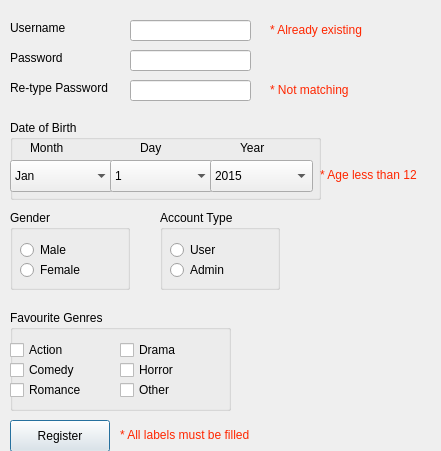
<?xml version="1.0" encoding="UTF-8"?>
<ui version="4.0">
 <class>RegisterWindow</class>
 <widget class="QDialog" name="RegisterWindow">
  <property name="geometry">
   <rect>
    <x>0</x>
    <y>0</y>
    <width>441</width>
    <height>451</height>
   </rect>
  </property>
  <property name="windowTitle">
   <string>RegisterWindow</string>
  </property>
  <widget class="QLabel" name="labelUsername">
   <property name="geometry">
    <rect>
     <x>10</x>
     <y>20</y>
     <width>61</width>
     <height>16</height>
    </rect>
   </property>
   <property name="text">
    <string>Username</string>
   </property>
  </widget>
  <widget class="QLabel" name="labelPassword">
   <property name="geometry">
    <rect>
     <x>10</x>
     <y>50</y>
     <width>58</width>
     <height>16</height>
    </rect>
   </property>
   <property name="text">
    <string>Password</string>
   </property>
  </widget>
  <widget class="QLabel" name="labelRetypePassword">
   <property name="geometry">
    <rect>
     <x>10</x>
     <y>80</y>
     <width>121</width>
     <height>16</height>
    </rect>
   </property>
   <property name="text">
    <string>Re-type Password </string>
   </property>
  </widget>
  <widget class="QLineEdit" name="lineEditUsername">
   <property name="geometry">
    <rect>
     <x>130</x>
     <y>20</y>
     <width>121</width>
     <height>21</height>
    </rect>
   </property>
  </widget>
  <widget class="QLineEdit" name="lineEditPassword">
   <property name="geometry">
    <rect>
     <x>130</x>
     <y>50</y>
     <width>121</width>
     <height>21</height>
    </rect>
   </property>
   <property name="echoMode">
    <enum>QLineEdit::Password</enum>
   </property>
  </widget>
  <widget class="QLineEdit" name="lineEditRetypePassword">
   <property name="geometry">
    <rect>
     <x>130</x>
     <y>80</y>
     <width>121</width>
     <height>21</height>
    </rect>
   </property>
   <property name="echoMode">
    <enum>QLineEdit::Password</enum>
   </property>
  </widget>
  <widget class="QGroupBox" name="groupBoxDateOfBirth">
   <property name="geometry">
    <rect>
     <x>10</x>
     <y>120</y>
     <width>311</width>
     <height>80</height>
    </rect>
   </property>
   <property name="title">
    <string>Date of Birth</string>
   </property>
   <widget class="QComboBox" name="comboBoxMonth">
    <property name="geometry">
     <rect>
      <x>0</x>
      <y>40</y>
      <width>103</width>
      <height>32</height>
     </rect>
    </property>
    <item>
     <property name="text">
      <string>Jan</string>
     </property>
    </item>
    <item>
     <property name="text">
      <string>Feb</string>
     </property>
    </item>
    <item>
     <property name="text">
      <string>Mar</string>
     </property>
    </item>
    <item>
     <property name="text">
      <string>Apr</string>
     </property>
    </item>
    <item>
     <property name="text">
      <string>May</string>
     </property>
    </item>
    <item>
     <property name="text">
      <string>Jun</string>
     </property>
    </item>
    <item>
     <property name="text">
      <string>Jul</string>
     </property>
    </item>
    <item>
     <property name="text">
      <string>Aug</string>
     </property>
    </item>
    <item>
     <property name="text">
      <string>Sep</string>
     </property>
    </item>
    <item>
     <property name="text">
      <string>Oct</string>
     </property>
    </item>
    <item>
     <property name="text">
      <string>Nov</string>
     </property>
    </item>
    <item>
     <property name="text">
      <string>Dec</string>
     </property>
    </item>
   </widget>
   <widget class="QComboBox" name="comboBoxDay">
    <property name="geometry">
     <rect>
      <x>100</x>
      <y>40</y>
      <width>103</width>
      <height>32</height>
     </rect>
    </property>
    <item>
     <property name="text">
      <string>1</string>
     </property>
    </item>
    <item>
     <property name="text">
      <string>2</string>
     </property>
    </item>
    <item>
     <property name="text">
      <string>3</string>
     </property>
    </item>
    <item>
     <property name="text">
      <string>4</string>
     </property>
    </item>
    <item>
     <property name="text">
      <string>5</string>
     </property>
    </item>
    <item>
     <property name="text">
      <string>6</string>
     </property>
    </item>
    <item>
     <property name="text">
      <string>7</string>
     </property>
    </item>
    <item>
     <property name="text">
      <string>8</string>
     </property>
    </item>
    <item>
     <property name="text">
      <string>9</string>
     </property>
    </item>
    <item>
     <property name="text">
      <string>10</string>
     </property>
    </item>
    <item>
     <property name="text">
      <string>11</string>
     </property>
    </item>
    <item>
     <property name="text">
      <string>12</string>
     </property>
    </item>
    <item>
     <property name="text">
      <string>13</string>
     </property>
    </item>
    <item>
     <property name="text">
      <string>14</string>
     </property>
    </item>
    <item>
     <property name="text">
      <string>15</string>
     </property>
    </item>
    <item>
     <property name="text">
      <string>16</string>
     </property>
    </item>
    <item>
     <property name="text">
      <string>17</string>
     </property>
    </item>
    <item>
     <property name="text">
      <string>18</string>
     </property>
    </item>
    <item>
     <property name="text">
      <string>19</string>
     </property>
    </item>
    <item>
     <property name="text">
      <string>20</string>
     </property>
    </item>
    <item>
     <property name="text">
      <string>21</string>
     </property>
    </item>
    <item>
     <property name="text">
      <string>22</string>
     </property>
    </item>
    <item>
     <property name="text">
      <string>23</string>
     </property>
    </item>
    <item>
     <property name="text">
      <string>24</string>
     </property>
    </item>
    <item>
     <property name="text">
      <string>25</string>
     </property>
    </item>
    <item>
     <property name="text">
      <string>26</string>
     </property>
    </item>
    <item>
     <property name="text">
      <string>27</string>
     </property>
    </item>
    <item>
     <property name="text">
      <string>28</string>
     </property>
    </item>
    <item>
     <property name="text">
      <string>29</string>
     </property>
    </item>
    <item>
     <property name="text">
      <string>30</string>
     </property>
    </item>
    <item>
     <property name="text">
      <string>31</string>
     </property>
    </item>
   </widget>
   <widget class="QComboBox" name="comboBoxYear">
    <property name="geometry">
     <rect>
      <x>200</x>
      <y>40</y>
      <width>103</width>
      <height>32</height>
     </rect>
    </property>
    <item>
     <property name="text">
      <string>2015</string>
     </property>
    </item>
    <item>
     <property name="text">
      <string>2014</string>
     </property>
    </item>
    <item>
     <property name="text">
      <string>2013</string>
     </property>
    </item>
    <item>
     <property name="text">
      <string>2012</string>
     </property>
    </item>
    <item>
     <property name="text">
      <string>2011</string>
     </property>
    </item>
    <item>
     <property name="text">
      <string>2010</string>
     </property>
    </item>
    <item>
     <property name="text">
      <string>2009</string>
     </property>
    </item>
    <item>
     <property name="text">
      <string>2008</string>
     </property>
    </item>
    <item>
     <property name="text">
      <string>2007</string>
     </property>
    </item>
    <item>
     <property name="text">
      <string>2006</string>
     </property>
    </item>
    <item>
     <property name="text">
      <string>2005</string>
     </property>
    </item>
    <item>
     <property name="text">
      <string>2004</string>
     </property>
    </item>
    <item>
     <property name="text">
      <string>2003</string>
     </property>
    </item>
    <item>
     <property name="text">
      <string>2002</string>
     </property>
    </item>
    <item>
     <property name="text">
      <string>2001</string>
     </property>
    </item>
    <item>
     <property name="text">
      <string>2000</string>
     </property>
    </item>
    <item>
     <property name="text">
      <string>1999</string>
     </property>
    </item>
    <item>
     <property name="text">
      <string>1998</string>
     </property>
    </item>
    <item>
     <property name="text">
      <string>1997</string>
     </property>
    </item>
    <item>
     <property name="text">
      <string>1996</string>
     </property>
    </item>
    <item>
     <property name="text">
      <string>1995</string>
     </property>
    </item>
    <item>
     <property name="text">
      <string>1994</string>
     </property>
    </item>
   </widget>
   <widget class="QLabel" name="labelMonth">
    <property name="geometry">
     <rect>
      <x>20</x>
      <y>20</y>
      <width>58</width>
      <height>16</height>
     </rect>
    </property>
    <property name="text">
     <string>Month</string>
    </property>
   </widget>
   <widget class="QLabel" name="labelDay">
    <property name="geometry">
     <rect>
      <x>130</x>
      <y>20</y>
      <width>58</width>
      <height>16</height>
     </rect>
    </property>
    <property name="text">
     <string>Day</string>
    </property>
   </widget>
   <widget class="QLabel" name="labelYear">
    <property name="geometry">
     <rect>
      <x>230</x>
      <y>20</y>
      <width>58</width>
      <height>16</height>
     </rect>
    </property>
    <property name="text">
     <string>Year</string>
    </property>
   </widget>
  </widget>
  <widget class="QLabel" name="labelExistingerror">
   <property name="geometry">
    <rect>
     <x>270</x>
     <y>20</y>
     <width>161</width>
     <height>21</height>
    </rect>
   </property>
   <property name="text">
    <string>&lt;html&gt;&lt;head/&gt;&lt;body&gt;&lt;p&gt;&lt;span style=&quot; color:#ff2600;&quot;&gt;* Already existing&lt;/span&gt;&lt;/p&gt;&lt;/body&gt;&lt;/html&gt;</string>
   </property>
  </widget>
  <widget class="QLabel" name="labelNotMatchingerror">
   <property name="geometry">
    <rect>
     <x>270</x>
     <y>80</y>
     <width>121</width>
     <height>21</height>
    </rect>
   </property>
   <property name="text">
    <string>&lt;html&gt;&lt;head/&gt;&lt;body&gt;&lt;p&gt;&lt;span style=&quot; color:#ff2600;&quot;&gt;* Not matching&lt;/span&gt;&lt;/p&gt;&lt;/body&gt;&lt;/html&gt;</string>
   </property>
  </widget>
  <widget class="QGroupBox" name="groupBoxGender">
   <property name="geometry">
    <rect>
     <x>10</x>
     <y>210</y>
     <width>120</width>
     <height>80</height>
    </rect>
   </property>
   <property name="title">
    <string>Gender</string>
   </property>
   <widget class="QRadioButton" name="radioButtonMale">
    <property name="geometry">
     <rect>
      <x>10</x>
      <y>30</y>
      <width>99</width>
      <height>20</height>
     </rect>
    </property>
    <property name="text">
     <string>Male</string>
    </property>
   </widget>
   <widget class="QRadioButton" name="radioButtonFemale">
    <property name="geometry">
     <rect>
      <x>10</x>
      <y>50</y>
      <width>99</width>
      <height>20</height>
     </rect>
    </property>
    <property name="text">
     <string>Female</string>
    </property>
   </widget>
  </widget>
  <widget class="QGroupBox" name="groupBoxAccountType">
   <property name="geometry">
    <rect>
     <x>160</x>
     <y>210</y>
     <width>120</width>
     <height>80</height>
    </rect>
   </property>
   <property name="title">
    <string>Account Type</string>
   </property>
   <widget class="QRadioButton" name="radioButtonUser">
    <property name="geometry">
     <rect>
      <x>10</x>
      <y>30</y>
      <width>99</width>
      <height>20</height>
     </rect>
    </property>
    <property name="text">
     <string>User</string>
    </property>
   </widget>
   <widget class="QRadioButton" name="radioButtonAdmin">
    <property name="geometry">
     <rect>
      <x>10</x>
      <y>50</y>
      <width>99</width>
      <height>20</height>
     </rect>
    </property>
    <property name="text">
     <string>Admin</string>
    </property>
   </widget>
  </widget>
  <widget class="QLabel" name="labelage12error">
   <property name="geometry">
    <rect>
     <x>320</x>
     <y>160</y>
     <width>121</width>
     <height>31</height>
    </rect>
   </property>
   <property name="text">
    <string>&lt;html&gt;&lt;head/&gt;&lt;body&gt;&lt;p&gt;&lt;span style=&quot; color:#ff2600;&quot;&gt;* Age less than 12&lt;/span&gt;&lt;/p&gt;&lt;/body&gt;&lt;/html&gt;</string>
   </property>
  </widget>
  <widget class="QGroupBox" name="groupBox">
   <property name="geometry">
    <rect>
     <x>10</x>
     <y>310</y>
     <width>221</width>
     <height>101</height>
    </rect>
   </property>
   <property name="title">
    <string>Favourite Genres</string>
   </property>
   <widget class="QCheckBox" name="checkBox">
    <property name="geometry">
     <rect>
      <x>0</x>
      <y>30</y>
      <width>85</width>
      <height>20</height>
     </rect>
    </property>
    <property name="text">
     <string>Action</string>
    </property>
   </widget>
   <widget class="QCheckBox" name="checkBox_2">
    <property name="geometry">
     <rect>
      <x>0</x>
      <y>50</y>
      <width>85</width>
      <height>20</height>
     </rect>
    </property>
    <property name="text">
     <string>Comedy</string>
    </property>
   </widget>
   <widget class="QCheckBox" name="checkBox_3">
    <property name="geometry">
     <rect>
      <x>0</x>
      <y>70</y>
      <width>85</width>
      <height>20</height>
     </rect>
    </property>
    <property name="text">
     <string>Romance</string>
    </property>
   </widget>
   <widget class="QCheckBox" name="checkBox_4">
    <property name="geometry">
     <rect>
      <x>110</x>
      <y>30</y>
      <width>85</width>
      <height>20</height>
     </rect>
    </property>
    <property name="text">
     <string>Drama</string>
    </property>
   </widget>
   <widget class="QCheckBox" name="checkBox_5">
    <property name="geometry">
     <rect>
      <x>110</x>
      <y>50</y>
      <width>85</width>
      <height>20</height>
     </rect>
    </property>
    <property name="text">
     <string>Horror</string>
    </property>
   </widget>
   <widget class="QCheckBox" name="checkBox_6">
    <property name="geometry">
     <rect>
      <x>110</x>
      <y>70</y>
      <width>85</width>
      <height>20</height>
     </rect>
    </property>
    <property name="text">
     <string>Other</string>
    </property>
   </widget>
  </widget>
  <widget class="QPushButton" name="pushButton">
   <property name="geometry">
    <rect>
     <x>10</x>
     <y>420</y>
     <width>100</width>
     <height>32</height>
    </rect>
   </property>
   <property name="text">
    <string>Register</string>
   </property>
  </widget>
  <widget class="QLabel" name="labelallfillederror">
   <property name="geometry">
    <rect>
     <x>120</x>
     <y>425</y>
     <width>191</width>
     <height>21</height>
    </rect>
   </property>
   <property name="text">
    <string>&lt;html&gt;&lt;head/&gt;&lt;body&gt;&lt;p&gt;&lt;span style=&quot; color:#ff2600;&quot;&gt;* All labels must be filled&lt;/span&gt;&lt;/p&gt;&lt;/body&gt;&lt;/html&gt;</string>
   </property>
  </widget>
 </widget>
 <resources/>
 <connections/>
</ui>
